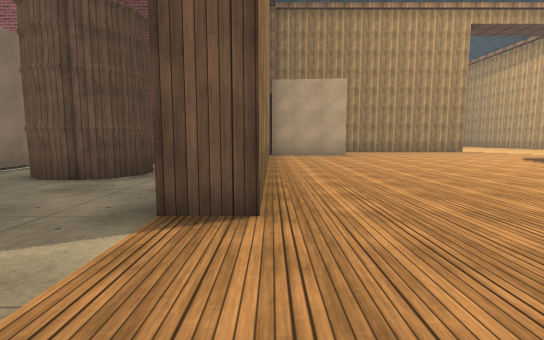
[1] (above)

18 first-person views from a walk through a Unity game level. The camera is 1.2 m above the floor, tilts 6° down and sees 85° across. The floor is counted in squares, 2 m on a side. Each view is taken from the middle of a square. On the plan, view 1 faces up. The plan holds only what a view shows up to about 9 squares ahead; the rest is blank. The place goes on beyond the plan. Surface patterns are stand-ins for the level's own textures.

[2]
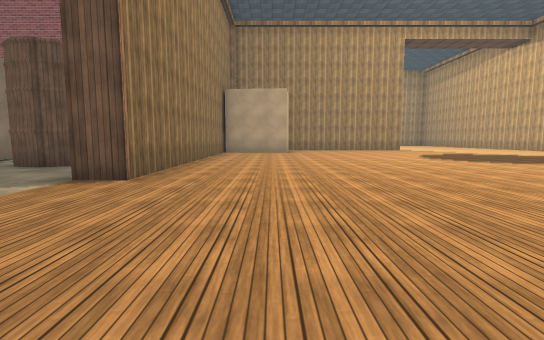

[3]
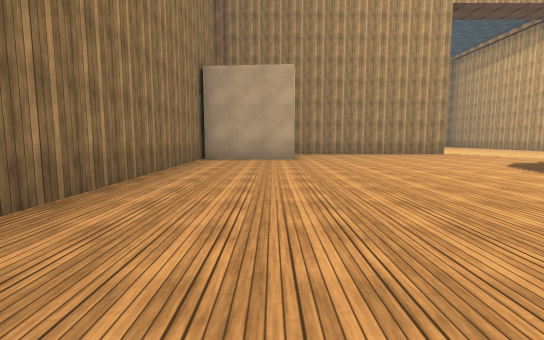

[4]
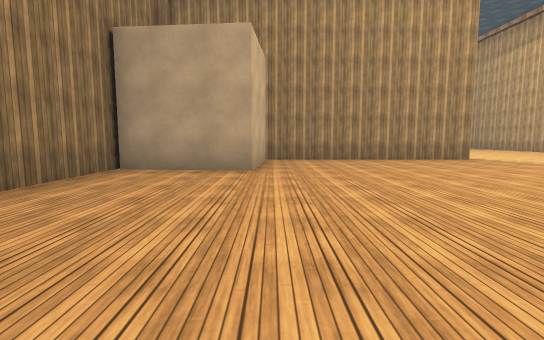

[5]
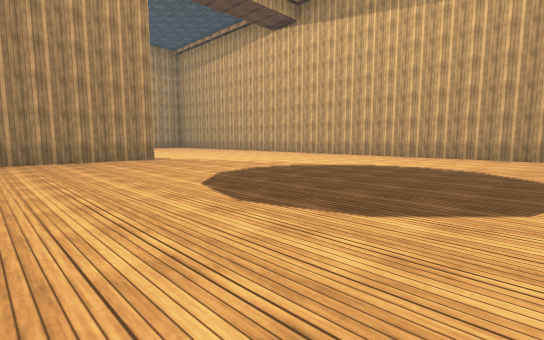

[6]
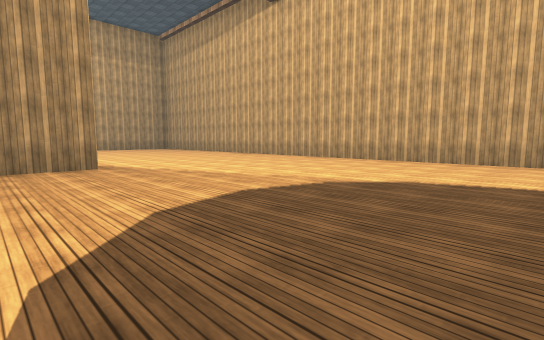

[7]
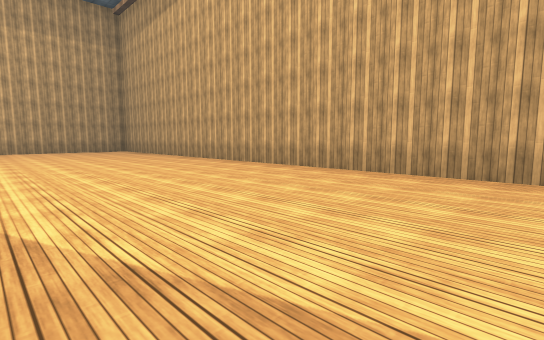

[8]
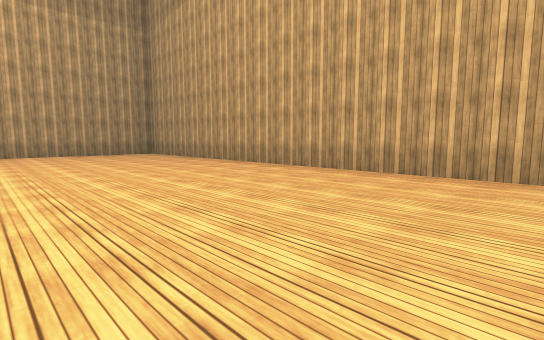

[9]
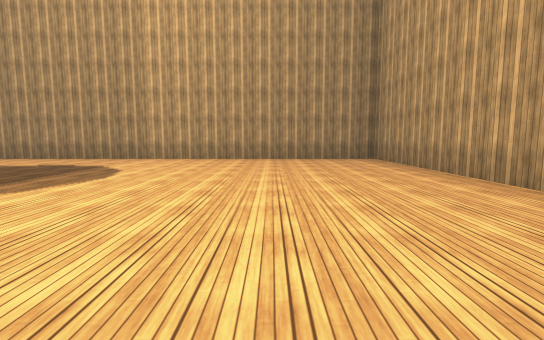

[10]
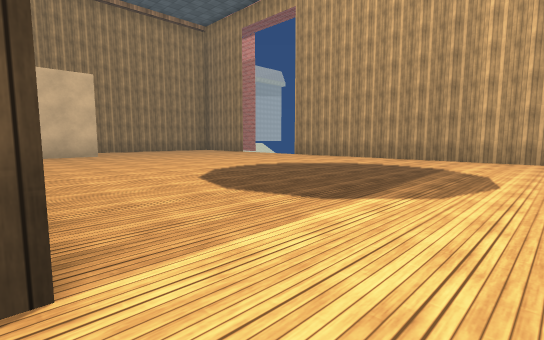

[11]
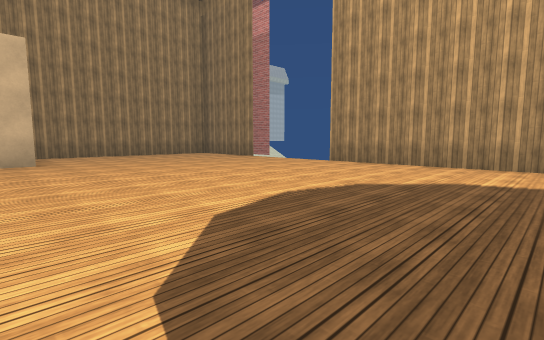

[12]
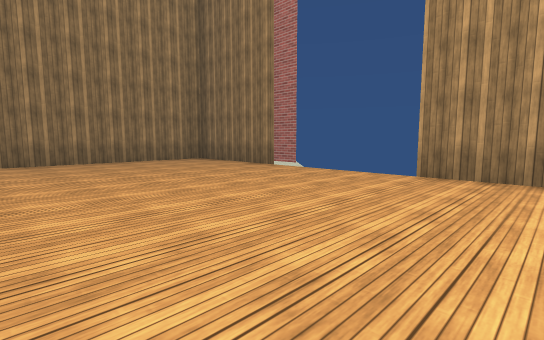

[13]
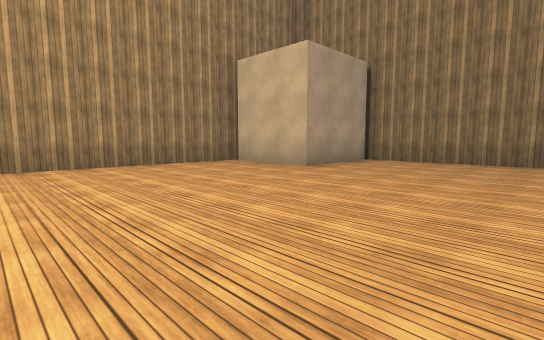

[14]
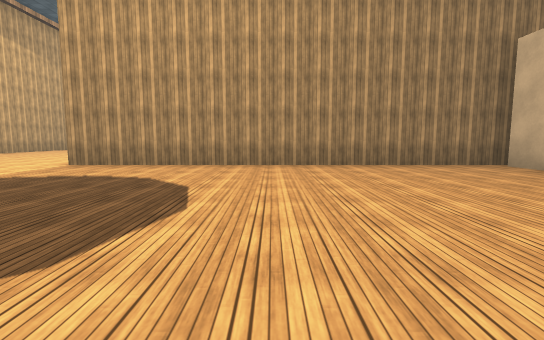

[15]
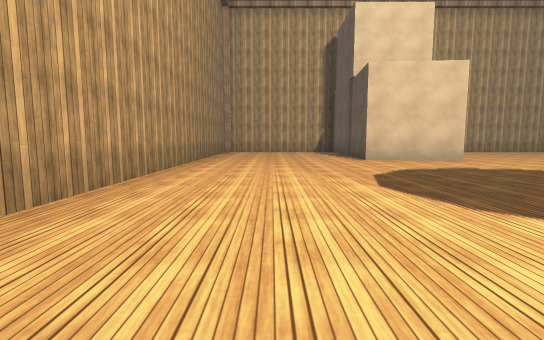

[16]
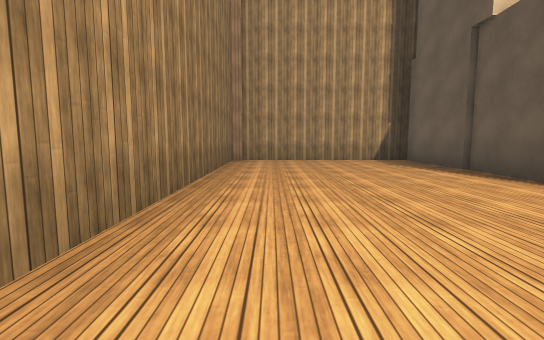

[17]
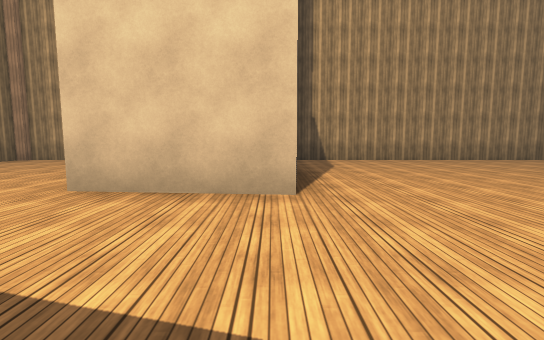

[18]
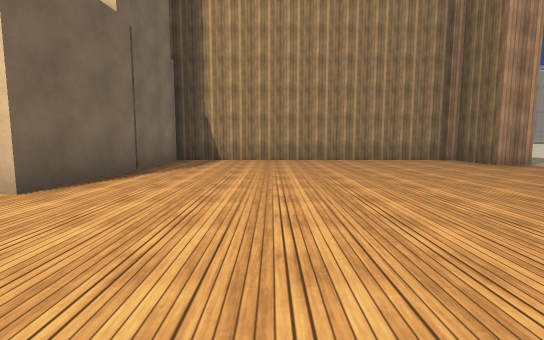

### Floor plan
Points are (right, up) in squares from view 1. A wall is a line through its corners. A room is listed if a view was taken in it or the views show most of it. See-through windows are left out.
Room 1 (views 1, 2, 3, 4, 5, 6, 7, 8, 9, 10, 11, 12, 13, 14, 15, 16, 17, 18)
walls: (8.7, 13.6) (2.7, 13.6); (2.8, 12.9) (2.6, 10.6) (0, 10.8); (-0.1, 11.1) (-0.1, 2.3) (-1, 2.3); (-1.5, 15.2) (8.8, 15.2); (7.5, 0.5) (7.7, 2.9) (10.4, 2.6) (10.1, 0.2); (10.3, 0.2) (10.3, -2.4) (15.1, -2.4) (15.1, 24) (2.2, 24); (-1, -0.7) (-0.1, -0.7) (-0.1, -2.4) (7.6, -2.4) (7.6, 0.2); (-0.9, 24) (-4.1, 24) (-4.1, 17.9) (-1.2, 17.9) (-1.2, 15.5)
ways out: opening at (-2, 1)

Positions as (right, up) in squares from view 1, and headings:
1: (0, 0), facing up
2: (2, -2), facing up
3: (2, 2), facing up
4: (3, 5), facing up
5: (5, 5), facing up-right
6: (7, 7), facing up-right
7: (10, 9), facing up-right
8: (10, 12), facing up-right
9: (12, 15), facing up
10: (10, 15), facing up-left
11: (7, 17), facing up-left
12: (4, 19), facing up-left
13: (4, 22), facing down-left
14: (4, 22), facing down
15: (13, 11), facing down
16: (14, 6), facing down
17: (8, 6), facing down
18: (5, 6), facing down
